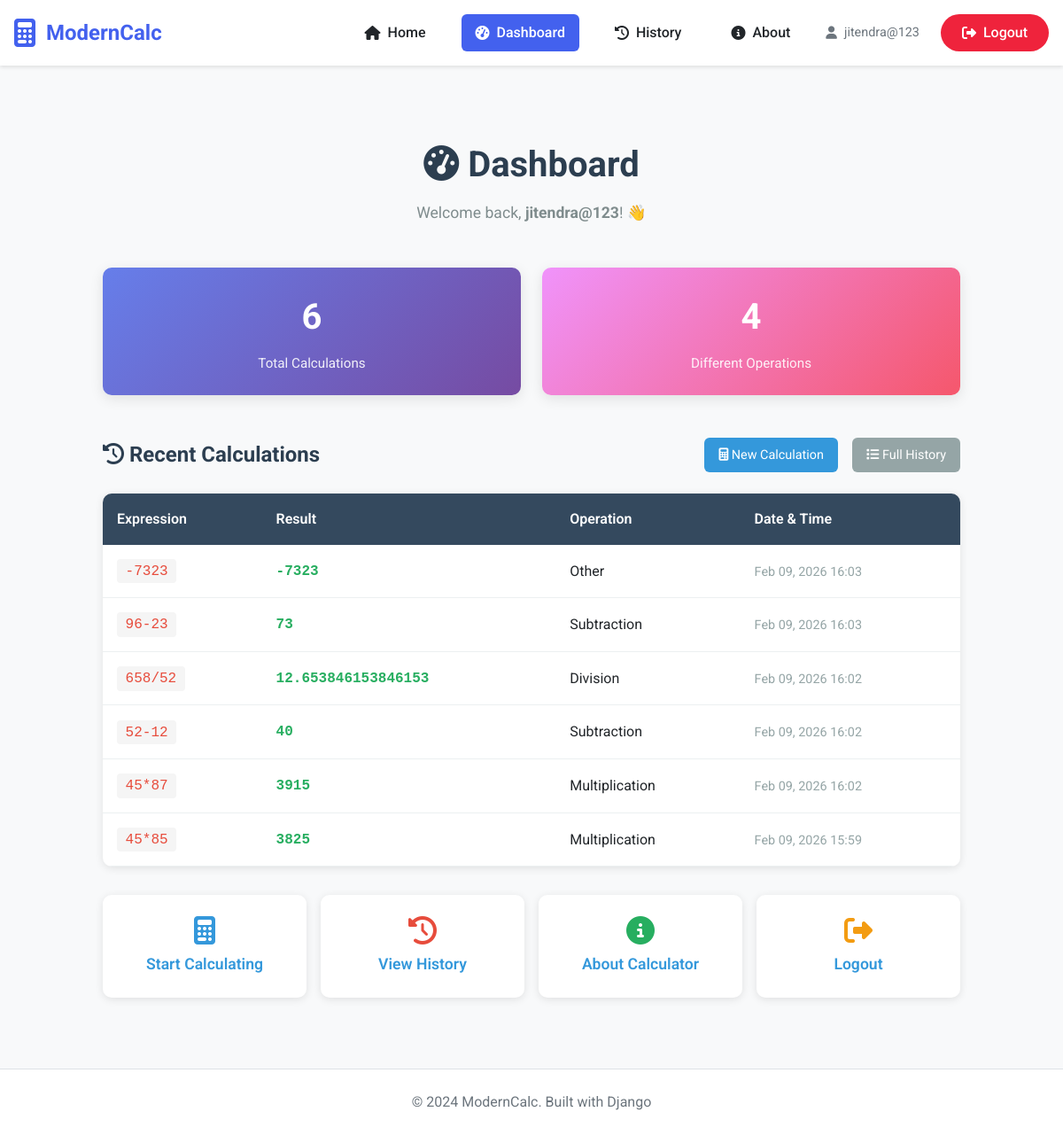
Page /dashboard/ (signed in) on the committed database.
### calculator/models.py (models this page shows, shortened)
class Calculation(models.Model):
    OPERATION_CHOICES = [
        ('add', 'Addition'),
        ('subtract', 'Subtraction'),
        ('multiply', 'Multiplication'),
        ('divide', 'Division'),
        ('power', 'Power'),
        ('sqrt', 'Square Root'),
        ('sin', 'Sine'),
        ('cos', 'Cosine'),
        ('tan', 'Tangent'),
        ('log', 'Logarithm'),
        ('other', 'Other'),
    ]
    user = models.ForeignKey(User, on_delete=models.CASCADE, null=True, blank=True)
    operation = models.CharField(max_length=20, choices=OPERATION_CHOICES, default='other')
    expression = models.CharField(max_length=255)
    result = models.CharField(max_length=255)
    created_at = models.DateTimeField(default=timezone.now)

### calculator/views.py (the view)
# urls.py: path('dashboard/', views.dashboard, name='dashboard'),
@login_required(login_url='calculator:login')
def dashboard(request):
    user = request.user
    total_calculations = Calculation.objects.filter(user=user).count()
    recent_calculations = Calculation.objects.filter(user=user).order_by('-created_at')[:10]
    operations = Calculation.objects.filter(user=user).values('operation').distinct().count()
    context = {
        'title': 'Dashboard',
        'user': user,
        'total_calculations': total_calculations,
        'recent_calculations': recent_calculations,
        'operations_count': operations,
    }
    return render(request, 'calculator/dashboard.html', context)

### calculator/templates/calculator/dashboard.html (shortened to what this page needs)
{% extends 'base.html' %}
{% load static %}
{% block content %}
<div class="dashboard-container">
    <div class="dashboard-header">
        <h1><i class="fas fa-tachometer-alt"></i> Dashboard</h1>
        <p class="welcome-message">Welcome back, <strong>{{ user.first_name|default:user.username }}</strong>! 👋</p>
    </div>
    <div class="stats-grid">
        <div class="stat-card">
            <div class="stat-number">{{ total_calculations }}</div>
            <div class="stat-label">Total Calculations</div>
        </div>
        <div class="stat-card card-2">
            <div class="stat-number">{{ operations_count }}</div>
            <div class="stat-label">Different Operations</div>
        </div>
    </div>
    <div class="section-header">
        <h2><i class="fas fa-history"></i> Recent Calculations</h2>
        <div class="section-actions">
            <a href="{% url 'calculator:index' %}" class="btn-action">
                <i class="fas fa-calculator"></i> New Calculation
            </a>
            <a href="{% url 'calculator:history' %}" class="btn-action secondary">
                <i class="fas fa-list"></i> Full History
            </a>
        </div>
    </div>
    {% if recent_calculations %}
    <table class="calculations-table">
        <thead>
            <tr>
                <th>Expression</th>
                <th>Result</th>
                <th>Operation</th>
                <th>Date & Time</th>
            </tr>
        </thead>
        <tbody>
            {% for calc in recent_calculations %}
            <tr>
                <td><span class="calculation-expression">{{ calc.expression }}</span></td>
                <td><span class="calculation-result">{{ calc.result }}</span></td>
                <td>{{ calc.get_operation_display }}</td>
                <td><span class="calculation-time">{{ calc.created_at|date:"M d, Y H:i" }}</span></td>
            </tr>
            {% endfor %}
        </tbody>
    </table>
    {% endif %}
    <div class="quick-actions">
        <div class="action-card">
            <i class="fas fa-calculator" style="color: #3498db;"></i>
            <a href="{% url 'calculator:index' %}">Start Calculating</a>
        </div>
        <div class="action-card">
            <i class="fas fa-history" style="color: #e74c3c;"></i>
            <a href="{% url 'calculator:history' %}">View History</a>
        </div>
        <div class="action-card">
            <i class="fas fa-info-circle" style="color: #27ae60;"></i>
            <a href="{% url 'calculator:about' %}">About Calculator</a>
        </div>
        <div class="action-card">
            <i class="fas fa-sign-out-alt" style="color: #f39c12;"></i>
            <a href="{% url 'calculator:logout' %}">Logout</a>
        </div>
    </div>
</div>
{% endblock %}

### templates/base.html (shortened to what this page needs)
<!DOCTYPE html>
{% load static %}
<html lang="en">
<head>
    <link rel="stylesheet" href="{% static 'calculator/css/style.css' %}">
    <link rel="stylesheet" href="https://cdnjs.cloudflare.com/ajax/libs/font-awesome/6.4.0/css/all.min.css">
</head>
<body>
    <div class="app-container">
        <header class="app-header">
            <div class="container">
                <nav class="navbar">
                    <div class="logo">
                        <i class="fas fa-calculator"></i>
                        <span>ModernCalc</span>
                    </div>
                    <ul class="nav-menu">
                        <li><a href="{% url 'calculator:index' %}" class="{% if request.resolver_match.url_name == 'index' %}active{% endif %}"><i class="fas fa-home"></i> Home</a></li>
                        {% if user.is_authenticated %}
                        <li><a href="{% url 'calculator:dashboard' %}" class="{% if request.resolver_match.url_name == 'dashboard' %}active{% endif %}"><i class="fas fa-tachometer-alt"></i> Dashboard</a></li>
                        <li><a href="{% url 'calculator:history' %}" class="{% if request.resolver_match.url_name == 'history' %}active{% endif %}"><i class="fas fa-history"></i> History</a></li>
                        {% endif %}
                        <li><a href="{% url 'calculator:about' %}" class="{% if request.resolver_match.url_name == 'about' %}active{% endif %}"><i class="fas fa-info-circle"></i> About</a></li>
                        {% if user.is_authenticated %}
                        <li><span class="user-greeting"><i class="fas fa-user"></i> {{ user.username }}</span></li>
                        <li><a href="{% url 'calculator:logout' %}" class="logout-btn"><i class="fas fa-sign-out-alt"></i> Logout</a></li>
                        {% else %}
                        <li><a href="{% url 'calculator:login' %}" class="login-btn"><i class="fas fa-sign-in-alt"></i> Login</a></li>
                        <li><a href="{% url 'calculator:register' %}" class="register-btn"><i class="fas fa-user-plus"></i> Register</a></li>
                        {% endif %}
                    </ul>
                </nav>
            </div>
        </header>
        <main class="main-content">
            <div class="container">
                {% block content %}
                {% endblock %}
            </div>
        </main>
        <footer class="app-footer">
            <div class="container">
                <p>&copy; 2024 ModernCalc. Built with Django</p>
            </div>
        </footer>
    </div>
</body>
</html>

### calculator/static/calculator/css/style.css (style rules this page uses)
* { margin: 0; padding: 0; box-sizing: border-box; }
body { font-family: 'Roboto', sans-serif; background-color: #f8f9fa; color: #212529; line-height: 1.6; }
.container { max-width: 1200px; margin: 0 auto; padding: 0 1rem; }
.app-header { background-color: #ffffff; box-shadow: 0 2px 4px rgba(0,0,0,0.1); padding: 1rem 0; position: sticky; top: 0; z-index: 1000; }
.navbar { display: flex; justify-content: space-between; align-items: center; }
.logo { display: flex; align-items: center; gap: 0.75rem; font-size: 1.5rem; font-weight: 700; color: #4361ee; }
.logo i { font-size: 2rem; }
.nav-menu { display: flex; list-style: none; gap: 1.5rem; align-items: center; }
.nav-menu a { text-decoration: none; color: #212529; font-weight: 500; padding: 0.5rem 1rem; border-radius: 6px; transition: all 0.3s ease; display: flex; align-items: center; gap: 0.5rem; }
.nav-menu a:hover, .nav-menu a.active { background-color: #4361ee; color: white; }
.user-greeting { color: #6c757d; font-size: 0.9rem; display: flex; align-items: center; gap: 0.5rem; }
.login-btn, .logout-btn, .register-btn { padding: 0.5rem 1.5rem !important; border-radius: 25px !important; }
.logout-btn { background-color: #ef233c; color: white !important; }
.main-content { min-height: calc(100vh - 140px); padding: 2rem 0; }
.stat-card { background-color: #f8f9fa; padding: 1.5rem; border-radius: 8px; text-align: center; }
.app-footer { background-color: white; padding: 1.5rem 0; border-top: 1px solid #dee2e6; }
.app-footer p { text-align: center; color: #6c757d; }

### calculator/templates/calculator/dashboard.html (style rules this page uses)
.dashboard-container { max-width: 1000px; margin: 2rem auto; padding: 1rem; }
.dashboard-header { text-align: center; margin-bottom: 3rem; }
.dashboard-header h1 { color: #2c3e50; font-size: 2.5rem; margin-bottom: 0.5rem; }
.welcome-message { color: #7f8c8d; font-size: 1.1rem; }
.stats-grid { display: grid; grid-template-columns: repeat(auto-fit, minmax(200px, 1fr)); gap: 1.5rem; margin-bottom: 3rem; }
.stat-card { background: linear-gradient(135deg, #667eea 0%, #764ba2 100%); color: white; padding: 1.5rem; border-radius: 10px; box-shadow: 0 4px 15px rgba(0, 0, 0, 0.1); text-align: center; transition: transform 0.3s ease, box-shadow 0.3s ease; }
.stat-card.card-2 { background: linear-gradient(135deg, #f093fb 0%, #f5576c 100%); }
.stat-number { font-size: 2.5rem; font-weight: 700; margin-bottom: 0.5rem; }
.stat-label { font-size: 0.95rem; opacity: 0.9; }
.section-header { display: flex; justify-content: space-between; align-items: center; margin-bottom: 1.5rem; margin-top: 2rem; }
.section-header h2 { color: #2c3e50; font-size: 1.5rem; margin: 0; }
.section-actions { display: flex; gap: 1rem; }
.btn-action { padding: 0.5rem 1rem; background-color: #3498db; color: white; border: none; border-radius: 6px; font-size: 0.9rem; cursor: pointer; text-decoration: none; transition: background-color 0.3s ease; }
.btn-action.secondary { background-color: #95a5a6; }
.calculations-table { width: 100%; border-collapse: collapse; background: white; border-radius: 10px; overflow: hidden; box-shadow: 0 2px 10px rgba(0, 0, 0, 0.1); }
.calculations-table thead { background-color: #34495e; color: white; }
.calculations-table th { padding: 1rem; text-align: left; font-weight: 600; }
.calculations-table td { padding: 1rem; border-bottom: 1px solid #ecf0f1; }
.calculation-expression { font-family: 'Courier New', monospace; background-color: #f5f5f5; padding: 0.3rem 0.6rem; border-radius: 4px; color: #e74c3c; }
.calculation-result { font-family: 'Courier New', monospace; font-weight: 600; color: #27ae60; }
.calculation-time { color: #95a5a6; font-size: 0.9rem; }
.quick-actions { display: grid; grid-template-columns: repeat(auto-fit, minmax(200px, 1fr)); gap: 1rem; margin-top: 2rem; }
.action-card { background: white; padding: 1.5rem; border-radius: 10px; box-shadow: 0 2px 10px rgba(0, 0, 0, 0.1); text-align: center; transition: transform 0.3s ease; }
.action-card a { display: block; color: #3498db; text-decoration: none; font-weight: 600; font-size: 1.1rem; }
.action-card i { font-size: 2rem; margin-bottom: 0.5rem; display: block; }

### rows in the picture
Calculation: expression "-7323", result "-7323", operation "Other", created_at "Feb 09, 2026 16:03"
Calculation: expression "96-23", result "73", operation "Subtraction", created_at "Feb 09, 2026 16:03"
Calculation: expression "658/52", result "12.653846153846153", operation "Division", created_at "Feb 09, 2026 16:02"
Calculation: expression "52-12", result "40", operation "Subtraction", created_at "Feb 09, 2026 16:02"
Calculation: expression "45*87", result "3915", operation "Multiplication", created_at "Feb 09, 2026 16:02"
Calculation: expression "45*85", result "3825", operation "Multiplication", created_at "Feb 09, 2026 15:59"

### other values in the picture
{{ user.username }} "jitendra@123"
{{ user.first_name|default:user.username }} "jitendra@123"
{{ total_calculations }} "6"
{{ operations_count }} "4"
